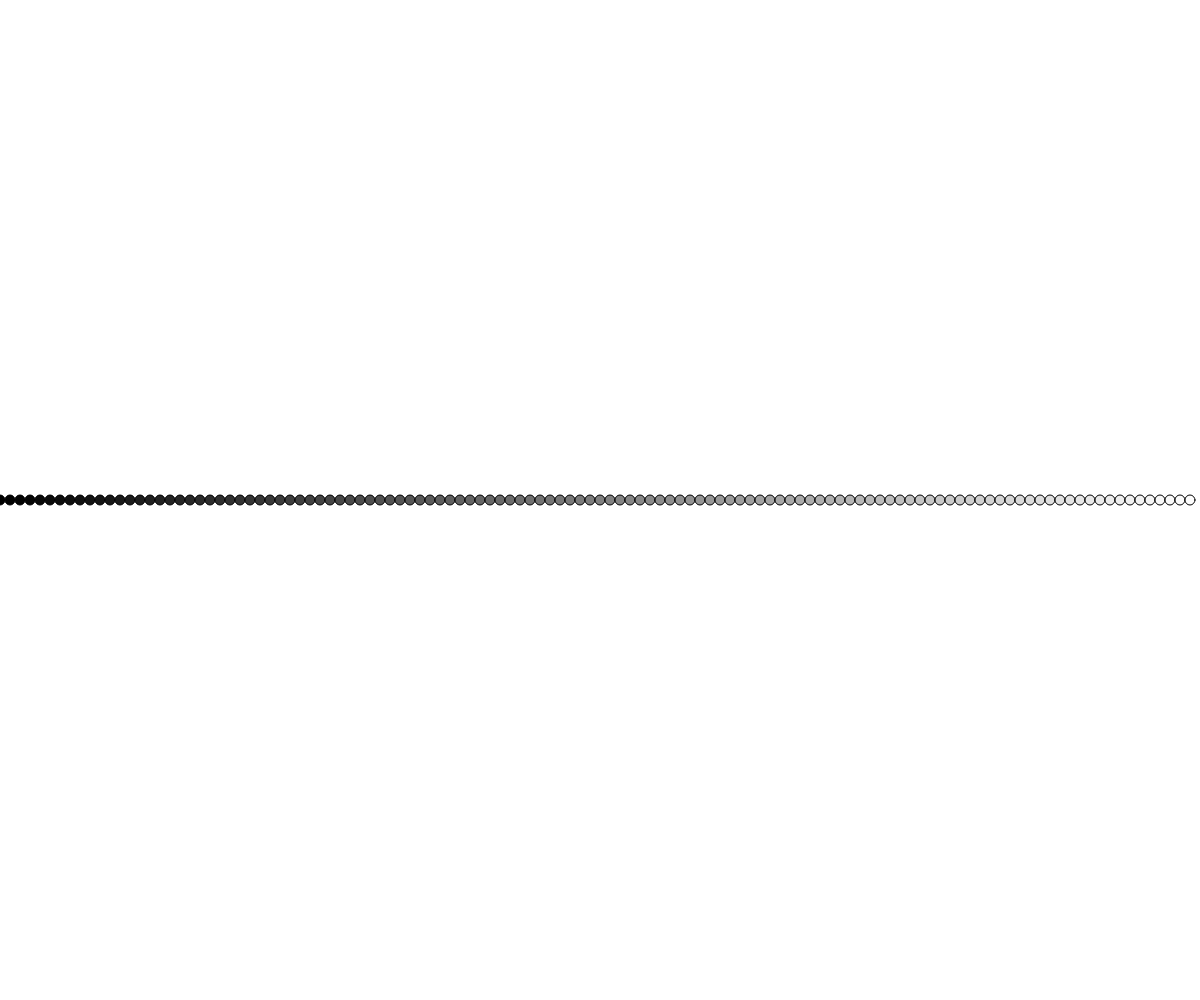
Frame 1 (no input)
Frame 60 (no input): identical to frame 1, image omitted
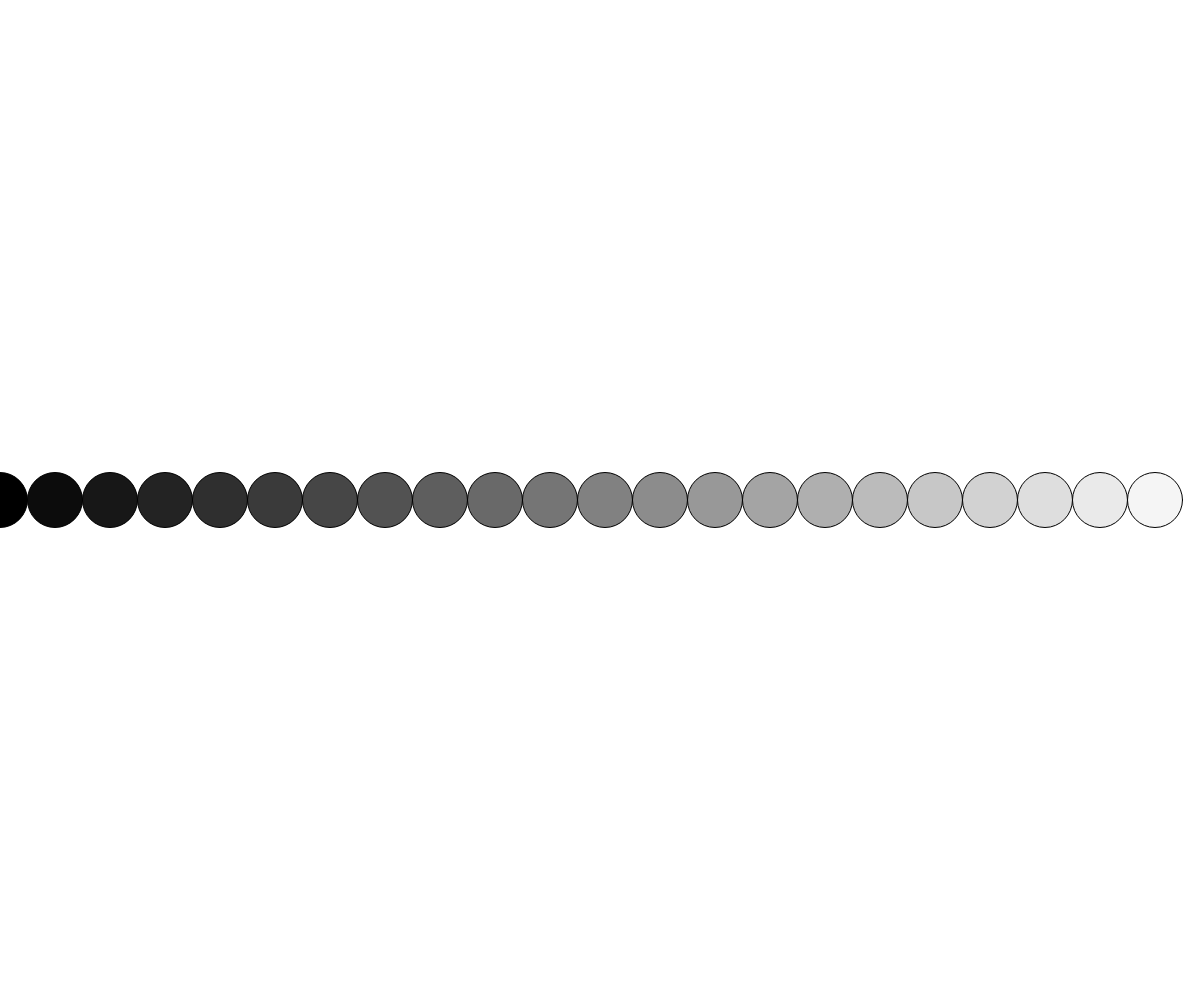
Frame 120 (the mouse pressed at the canvas centre since frame 60)

The p5.js sketch that drew these frames (run headless with seeded random() and noise() and a simulated clock; from frame 60 on, the mouse is pressed at the canvas centre):

// p5.js sketch
// ── sketch.js
// Project Title
// Your Name
// Date
//
// Extra for Experts:
// - describe what you did to take this project "above and beyond"

function setup() {
  createCanvas(windowWidth, windowHeight);
}

function draw() {
  background(255);

  loopOne();

  
}

function loopOne(){
  let spacing = map(mouseX,0,width,10,100);
  for(let x = 0; x < width; x += spacing) {
    let fillValue = map(x,0,width,0,255);
    fill(fillValue);
    circle(x, height/2, spacing);
  
  }

}
